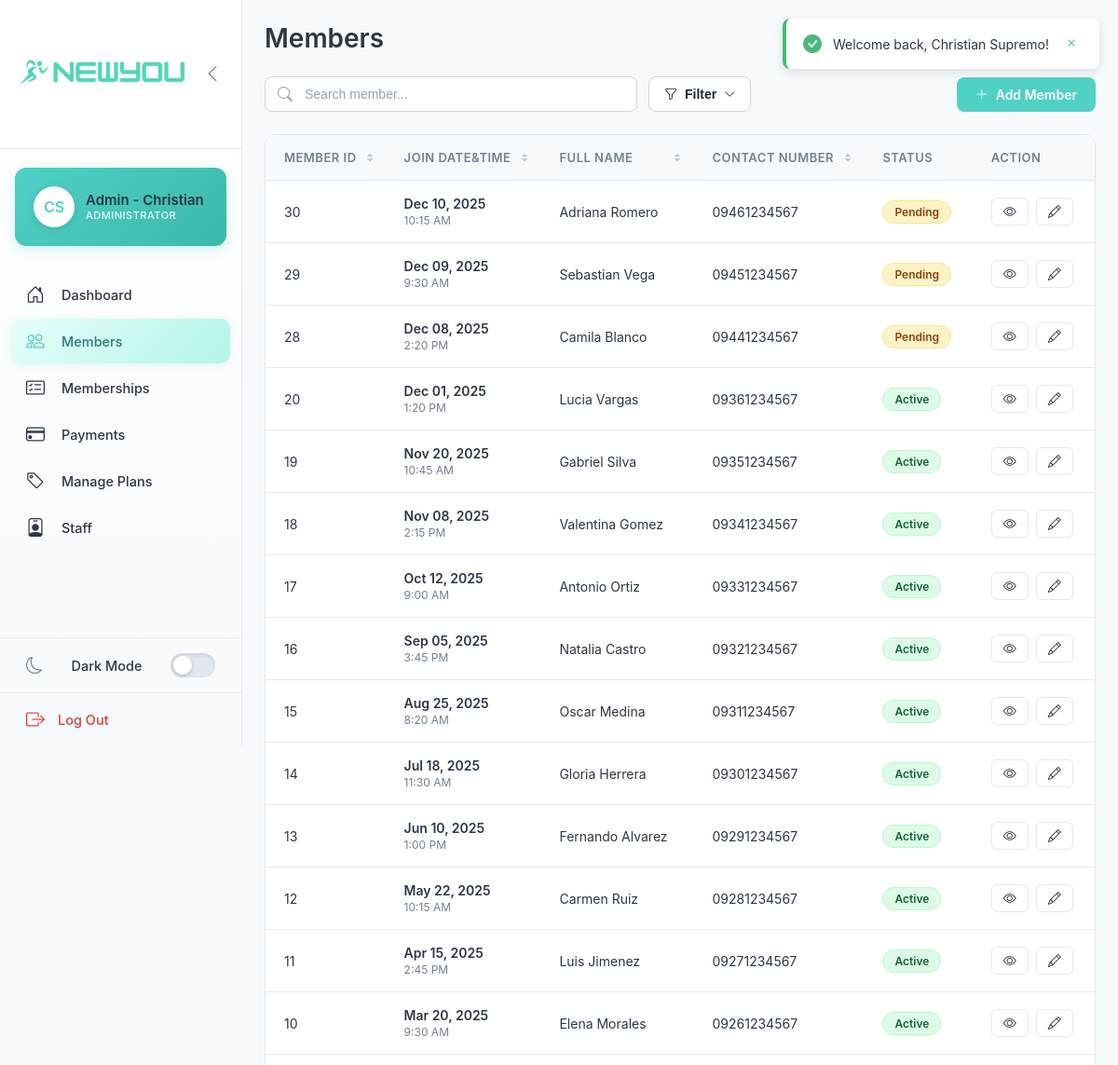
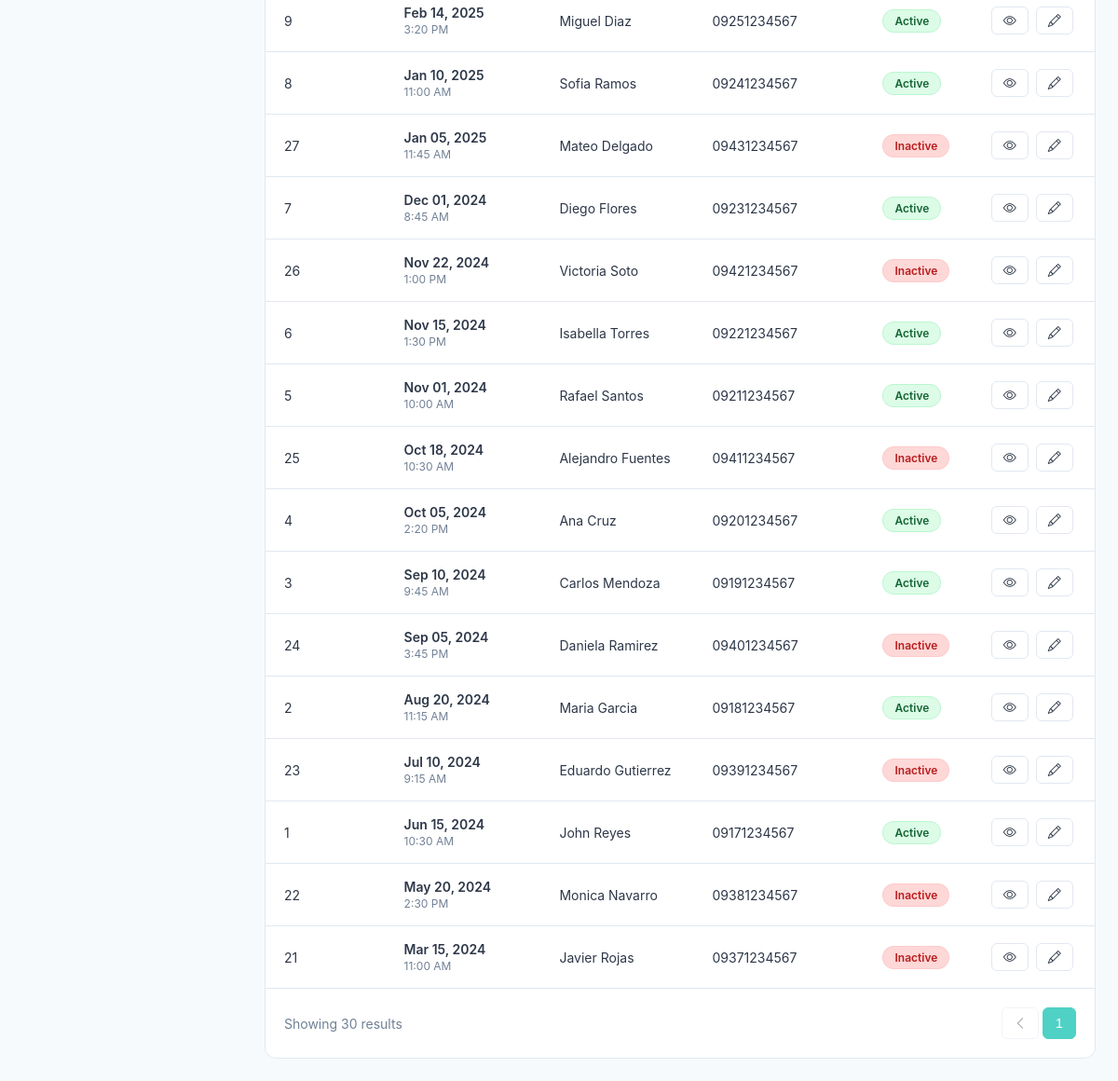
The app's page /members.php (signed in) with its own data (2 pictures, top to bottom).
### tables this page shows
CREATE TABLE `member` (
  `MemberID` int(11) NOT NULL,
  `FirstName` varchar(50) DEFAULT NULL,
  `LastName` varchar(50) DEFAULT NULL,
  `Address` varchar(255) DEFAULT NULL,
  `City` varchar(100) DEFAULT NULL,
  `Province` varchar(100) DEFAULT NULL,
  `Zipcode` varchar(20) DEFAULT NULL,
  `Gender` enum('Male','Female','Other') DEFAULT NULL,
  `DateOfBirth` date DEFAULT NULL,
  `PhoneNo` varchar(20) DEFAULT NULL,
  `Email` varchar(100) DEFAULT NULL,
  `JoinDate` date DEFAULT NULL,
  `EmergencyContactName` varchar(100) DEFAULT NULL,
  `EmergencyContactNumber` varchar(20) DEFAULT NULL,
  `MembershipStatus` enum('Active','Inactive','Pending') DEFAULT 'Active',
  `Photo` varchar(255) DEFAULT NULL,
  `CreatedBy` int(11) DEFAULT NULL,
  `CreatedAt` datetime NOT NULL DEFAULT current_timestamp()
);

### includes/functions.php (called while the page is built, shortened)
<?php
function get_members($pdo, $status_filter = 'All', $search = '', $sort_params = []) {
    $sql = "
        SELECT
            MemberID,
            FirstName,
            LastName,
            CONCAT(FirstName, ' ', LastName) as FullName,
            PhoneNo,
            JoinDate,
            createdAt,
            MembershipStatus
        FROM member
        WHERE 1=1
    ";
    $params = [];
    $allowed_columns = ['MemberID', 'FullName', 'PhoneNo', 'JoinDate', 'createdAt'];
    $sort_column = $sort_params['column'] ?? null;
    $sort_order = $sort_params['order'] ?? 'ASC';
    if (!empty($sort_column) && in_array($sort_column, $allowed_columns)) {
        $sort_order = strtoupper($sort_order) === 'DESC' ? 'DESC' : 'ASC';
        if ($sort_column === 'FullName') {
            $sql .= " ORDER BY CONCAT(FirstName, ' ', LastName) $sort_order";
        } else {
            $sql .= " ORDER BY $sort_column $sort_order";
        }
    } else {
        $sql .= " ORDER BY createdAt DESC";
    }
    $stmt = $pdo->prepare($sql);
    $stmt->execute($params);
    return $stmt->fetchAll(PDO::FETCH_ASSOC);
}
?>

### members.php (the view, shortened to what this page needs)
<?php
require_once 'config/db.php';
require_once 'includes/functions.php';
require_once 'includes/helpers/table_sort_helper.php';
$action = $_GET['action'] ?? 'list';
if ($action === 'list') {
    $status_filter = $_GET['status_filter'] ?? 'All';
    $search = trim($_GET['search'] ?? '');
    $sort_config = get_members_sort_config();
    $sort_params = get_sort_params($sort_config);
    $members = get_members($pdo, $status_filter, $search, $sort_params);
}
include 'includes/header.php';
?>
<?php if ($action === 'list'): ?>
<div class="page-header">
    <h1 class="page-title">
        Members
    </h1>
</div>
<div class="page-actions">
    <div class="search-filter-group">
        <div class="search-box">
            <input
                type="text"
                placeholder="Search member..."
                id="globalSearchInput"
                data-page="members.php"
                data-param="search"
                value="<?= htmlspecialchars($search) ?>"
            >
        </div>
        <div class="filter-dropdown">
            <button class="filter-btn" onclick="toggleFilter('members')">
                <i class="bi bi-funnel"></i> Filter <i class="bi bi-chevron-down"></i>
            </button>
        </div>
    </div>
    <a href="#" class="add-member-btn" onclick="event.preventDefault(); openAddModal();">
        <i class="bi bi-plus-lg"></i> Add Member
    </a>
</div>
<div class="members-table-container">
    <table class="members-table">
        <thead>
            <tr>
                <?php
                echo render_sortable_header('Member ID', 'MemberID', $sort_params['original'], $sort_params['order'], 'members.php');
                echo render_sortable_header('Join Date&Time', 'JoinDate', $sort_params['original'], $sort_params['order'], 'members.php');
                echo render_sortable_header('Full Name', 'FullName', $sort_params['original'], $sort_params['order'], 'members.php');
                echo render_sortable_header('Contact Number', 'PhoneNo', $sort_params['original'], $sort_params['order'], 'members.php');
                ?>
                <th>Status</th>
                <th>Action</th>
            </tr>
        </thead>
        <tbody>
            <?php if (count($members) > 0): ?>
                <?php foreach ($members as $m): ?>
                <tr>
                    <td><?= htmlspecialchars($m['MemberID']) ?></td>
                    <td>
                        <div class="date-cell">
                            <span class="date-main"><?= $m['createdAt'] ? date('M d, Y', strtotime($m['createdAt'])) : 'N/A' ?></span>
                            <span class="date-time"><?= $m['createdAt'] ? date('g:i A', strtotime($m['createdAt'])) : '' ?></span>
                        </div>
                    </td>
                    <td><?= htmlspecialchars($m['FirstName'] . ' ' . $m['LastName']) ?></td>
                    <td><?= htmlspecialchars($m['PhoneNo'] ?? 'N/A') ?></td>
                    <td>
                        <span class="status-badge <?= strtolower($m['MembershipStatus']) ?>">
                            <?= htmlspecialchars($m['MembershipStatus']) ?>
                        </span>
                    </td>
                    <td>
                        <div class="action-buttons">
                            <button class="action-btn view-member-btn"
                                    onclick="viewMember(<?= $m['MemberID'] ?>)">
                                <i class="bi bi-eye"></i>
                            </button>
                            <button class="action-btn edit-member-btn"
                                    onclick="editMember(<?= $m['MemberID'] ?>)">
                                <i class="bi bi-pencil"></i>
                            </button>
                        </div>
                    </td>
                </tr>
                <?php endforeach; ?>
            <?php endif; ?>
        </tbody>
    </table>
    <div class="pagination-container">
        <div class="pagination-info">
            Showing <?= count($members) ?> results
        </div>
        <div class="pagination">
            <button class="pagination-btn" disabled><i class="bi bi-chevron-left"></i></button>
            <button class="pagination-btn active">1</button>
        </div>
    </div>
</div>
<?php else: ?>
<?php include 'includes/member_form.php'; ?>
<?php endif; ?>
<?php include 'includes/footer.php'; ?>

### assets/css/style/filter_styles.css (style rules this page uses)
.page-actions { display: flex; justify-content: space-between; align-items: center; margin-bottom: 24px; gap: 16px; flex-wrap: wrap; }
.search-filter-group { display: flex; gap: 12px; flex: 1; flex-wrap: wrap; align-items: center; }
.search-box { position: relative; min-width: 280px; flex: 1; max-width: 400px; }
.search-box input { width: 100%; padding: 10px 14px 10px 42px; border: 1px solid #cbd5e1; background: #ffffff; border-radius: 8px; color: #1e293b; font-size: 14px; transition: all 0.2s; }
.search-box input::placeholder { color: #94a3b8; }
.filter-dropdown { position: relative; }
.filter-btn { display: flex; align-items: center; gap: 8px; padding: 10px 16px; background: #ffffff; border: 1px solid #cbd5e1; border-radius: 8px; color: #1e293b; font-size: 14px; cursor: pointer; transition: all 0.2s; white-space: nowrap; }
.filter-btn .bi-chevron-down { font-size: 12px; transition: transform 0.2s; }

### assets/css/style/table_sort.css (style rules this page uses)
.page-header { display: flex; align-items: center; justify-content: space-between; flex-wrap: wrap; gap: 12px; margin-bottom: 24px; }
.page-title { display: flex; align-items: center; flex-wrap: wrap; gap: 8px; margin: 0; }

### records on screen
member: MemberID "30", CreatedAt "Dec 10, 2025", CreatedAt "10:15 AM", FirstName+LastName "Adriana Romero", PhoneNo "09461234567", MembershipStatus "Pending"
member: MemberID "29", CreatedAt "Dec 09, 2025", CreatedAt "9:30 AM", FirstName+LastName "Sebastian Vega", PhoneNo "09451234567", MembershipStatus "Pending"
member: MemberID "28", CreatedAt "Dec 08, 2025", CreatedAt "2:20 PM", FirstName+LastName "Camila Blanco", PhoneNo "09441234567", MembershipStatus "Pending"
member: MemberID "20", CreatedAt "Dec 01, 2025", CreatedAt "1:20 PM", FirstName+LastName "Lucia Vargas", PhoneNo "09361234567", MembershipStatus "Active"
member: MemberID "19", CreatedAt "Nov 20, 2025", CreatedAt "10:45 AM", FirstName+LastName "Gabriel Silva", PhoneNo "09351234567", MembershipStatus "Active"
member: MemberID "18", CreatedAt "Nov 08, 2025", CreatedAt "2:15 PM", FirstName+LastName "Valentina Gomez", PhoneNo "09341234567", MembershipStatus "Active"
member: MemberID "17", CreatedAt "Oct 12, 2025", CreatedAt "9:00 AM", FirstName+LastName "Antonio Ortiz", PhoneNo "09331234567", MembershipStatus "Active"
member: MemberID "16", CreatedAt "Sep 05, 2025", CreatedAt "3:45 PM", FirstName+LastName "Natalia Castro", PhoneNo "09321234567", MembershipStatus "Active"
member: MemberID "15", CreatedAt "Aug 25, 2025", CreatedAt "8:20 AM", FirstName+LastName "Oscar Medina", PhoneNo "09311234567", MembershipStatus "Active"
member: MemberID "14", CreatedAt "Jul 18, 2025", CreatedAt "11:30 AM", FirstName+LastName "Gloria Herrera", PhoneNo "09301234567", MembershipStatus "Active"
member: MemberID "13", CreatedAt "Jun 10, 2025", CreatedAt "1:00 PM", FirstName+LastName "Fernando Alvarez", PhoneNo "09291234567", MembershipStatus "Active"
member: MemberID "12", CreatedAt "May 22, 2025", CreatedAt "10:15 AM", FirstName+LastName "Carmen Ruiz", PhoneNo "09281234567", MembershipStatus "Active"
member: MemberID "11", CreatedAt "Apr 15, 2025", CreatedAt "2:45 PM", FirstName+LastName "Luis Jimenez", PhoneNo "09271234567", MembershipStatus "Active"
member: MemberID "10", CreatedAt "Mar 20, 2025", CreatedAt "9:30 AM", FirstName+LastName "Elena Morales", PhoneNo "09261234567", MembershipStatus "Active"
member: MemberID "9", CreatedAt "Feb 14, 2025", CreatedAt "3:20 PM", FirstName+LastName "Miguel Diaz", PhoneNo "09251234567", MembershipStatus "Active"
member: MemberID "8", CreatedAt "Jan 10, 2025", CreatedAt "11:00 AM", FirstName+LastName "Sofia Ramos", PhoneNo "09241234567", MembershipStatus "Active"
member: MemberID "27", CreatedAt "Jan 05, 2025", CreatedAt "11:45 AM", FirstName+LastName "Mateo Delgado", PhoneNo "09431234567", MembershipStatus "Inactive"
member: MemberID "7", CreatedAt "Dec 01, 2024", CreatedAt "8:45 AM", FirstName+LastName "Diego Flores", PhoneNo "09231234567", MembershipStatus "Active"
member: MemberID "26", CreatedAt "Nov 22, 2024", CreatedAt "1:00 PM", FirstName+LastName "Victoria Soto", PhoneNo "09421234567", MembershipStatus "Inactive"
member: MemberID "6", CreatedAt "Nov 15, 2024", CreatedAt "1:30 PM", FirstName+LastName "Isabella Torres", PhoneNo "09221234567", MembershipStatus "Active"
member: MemberID "5", CreatedAt "Nov 01, 2024", CreatedAt "10:00 AM", FirstName+LastName "Rafael Santos", PhoneNo "09211234567", MembershipStatus "Active"
member: MemberID "25", CreatedAt "Oct 18, 2024", CreatedAt "10:30 AM", FirstName+LastName "Alejandro Fuentes", PhoneNo "09411234567", MembershipStatus "Inactive"
member: MemberID "4", CreatedAt "Oct 05, 2024", CreatedAt "2:20 PM", FirstName+LastName "Ana Cruz", PhoneNo "09201234567", MembershipStatus "Active"
member: MemberID "3", CreatedAt "Sep 10, 2024", CreatedAt "9:45 AM", FirstName+LastName "Carlos Mendoza", PhoneNo "09191234567", MembershipStatus "Active"
member: MemberID "24", CreatedAt "Sep 05, 2024", CreatedAt "3:45 PM", FirstName+LastName "Daniela Ramirez", PhoneNo "09401234567", MembershipStatus "Inactive"
member: MemberID "2", CreatedAt "Aug 20, 2024", CreatedAt "11:15 AM", FirstName+LastName "Maria Garcia", PhoneNo "09181234567", MembershipStatus "Active"
member: MemberID "23", CreatedAt "Jul 10, 2024", CreatedAt "9:15 AM", FirstName+LastName "Eduardo Gutierrez", PhoneNo "09391234567", MembershipStatus "Inactive"
member: MemberID "1", CreatedAt "Jun 15, 2024", CreatedAt "10:30 AM", FirstName+LastName "John Reyes", PhoneNo "09171234567", MembershipStatus "Active"
member: MemberID "22", CreatedAt "May 20, 2024", CreatedAt "2:30 PM", FirstName+LastName "Monica Navarro", PhoneNo "09381234567", MembershipStatus "Inactive"
member: MemberID "21", CreatedAt "Mar 15, 2024", CreatedAt "11:00 AM", FirstName+LastName "Javier Rojas", PhoneNo "09371234567", MembershipStatus "Inactive"

### other values on screen
substr($initials, 0, 2) "CS"
explode(' ', $_SESSION['staff_name'])[0] "Christian"
$label "MEMBER ID JOIN DATE&TIME FULL NAME CONTACT NUMBER"
count($members) "30"
